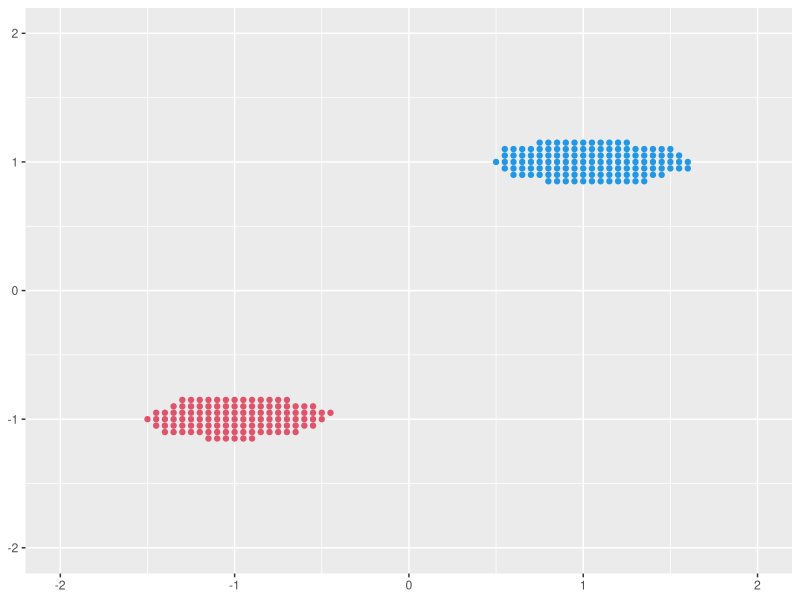

Generate this figure with R:
# Load the relevant library
library(ggplot2)

n = 1000 # Sample size

# Set the seed for reproducibility
set.seed(1)

#Create data
x1 = rnorm(n,0,1)
x2 = rnorm(n,3,1)
x = rbind(x1,x2)
ep = rnorm(n,0,0.5)

# Create y
# The true values of beta are (1,1)^T and (-1,-1)^T
y = rep(0,n)
for (i in 1:n/2) {
  y[i] = x1[i]+x2[i]+ep[i]
}
for (i in (1+(n/2)):n){
  y[i] = -x1[i]-x2[i]+ep[i]
}


# Define the range of the virtual feature space and step size
beta1 = seq(-2,2,by=0.05)
beta2 = seq(-2,2,by=0.05)

# Create an array to store the residuals
resij = array(0,dim = c(length(beta1),length(beta2),n))

# Create an array to store the number of residuals within a threshold
resn = array(0,dim = c(length(beta1),length(beta2)))

# Calculate residuals and count the number of residuals within a threshold
for (i in 1:length(beta1)) {
  for (j in 1:length(beta2)) {
    for (k in 1:n) {
      resij[i,j,k] = y[k] - beta1[i]*x1[k]-beta2[j]*x2[k]
      if(abs(resij[i,j,k])<0.9) {resij[i,j,k] = 0}
      else {resij[i,j,k] = 1}
    }
  }
}

# Create an array to store the residual ratios
rsd_ratio= array(0,dim = c(length(beta1),length(beta2)))

# Mark the points whose residual ratios are greater than p-value
Ps = array(0,dim = c(length(beta1),length(beta2)))
for (i in 1:length(beta1)) {
  for(j in 1:length(beta2)){
    for (k in 1:n) {
      resn[i,j] = resn[i,j] + resij[i,j,k] # resn中每个位置保存每个格点的残差之和，此值越大，说明不符合的程度高，即该点越不可能成为回归系数的近似值
    }
    rsd_ratio[i,j] = 1-resn[i,j]/n # 这里等号左侧的resn（为一个介于0和1之间的数）越大则原来的resn越小，则说明该点越可能成为回归系数的近似值，模拟中的residual ratio
    if(rsd_ratio[i,j] > 0.4){Ps[i,j] = 1} # 将大于0.4的位置记为1
  }
}

# Find the indices of points to be plotted and classify
w = which(Ps==1,arr.ind = T) 
xax = beta1[w[,1]]
yax = beta2[w[,2]]
types=rep(0,length(xax))
types[1]=2
subgroup1=xax[1]
subgroup2=c()
for(i in 2:length(xax)){
  if(sqrt((xax[i]-xax[1])^2+(yax[i]-yax[1])^2)<1.5){
    subgroup1=c(subgroup1,xax[i])
    types[i]=2
  }
  else {
    subgroup2=c(subgroup2,xax[i])
    types[i]=4
  }
}

# Plot accordingly
df=data.frame(x=xax,y=yax)
p<-ggplot(df, aes(x=xax, y=yax,color=types)) + 
  geom_point(color=types)+
  coord_cartesian(xlim = c(-2, 2), ylim = c(-2, 2))+
  theme(axis.title = element_blank())
plot(p)
